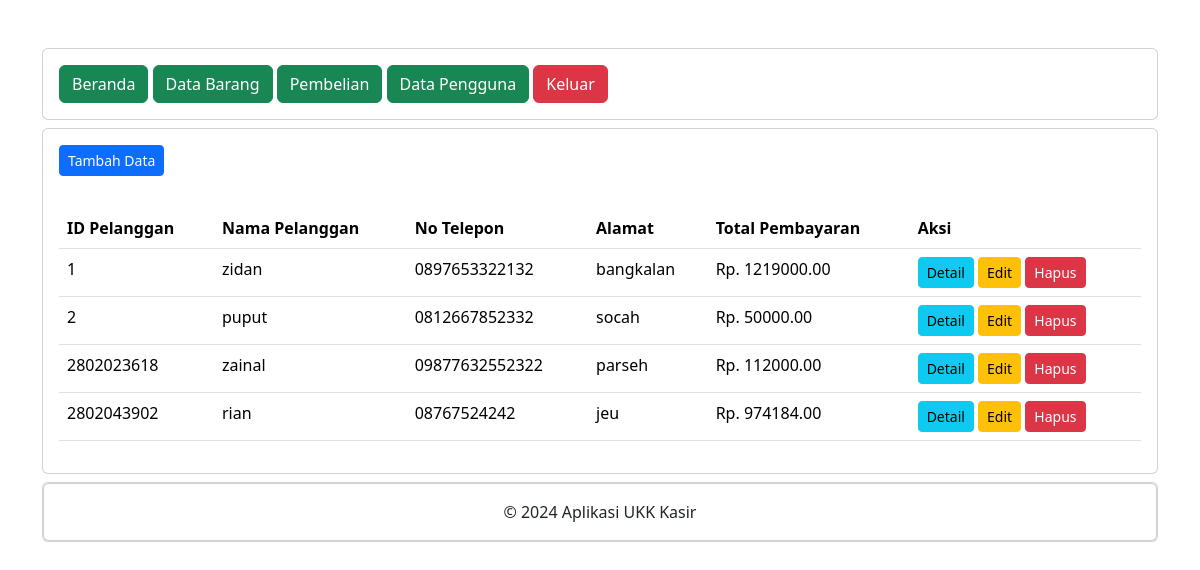
Page /administrator/pembelian.php (signed in) on the committed database.
### tables this page shows
CREATE TABLE `penjualan` (
  `penjualan_id` int(11) NOT NULL,
  `tanggal_penjualan` date NOT NULL,
  `total_harga` decimal(10,2) NOT NULL,
  `pelanggan_id` int(11) UNSIGNED NOT NULL
);

CREATE TABLE `pelanggan` (
  `pelanggan_id` int(11) UNSIGNED NOT NULL,
  `nama_pelanggan` varchar(255) NOT NULL,
  `alamat` text NOT NULL,
  `nomer_telepon` varchar(15) NOT NULL
);

### administrator/pembelian.php (the view, shortened to what this page needs)
<?php
include "header.php";
include "navbar.php";
?>
<div class="card mt-2">
    <div class="card-body">
        <button type="button" class="btn btn-primary btn-sm" data-bs-toggle="modal" data-bs-target="#tambah-data">
            Tambah Data
        </button>
    </div>
    <div class="card-body">
        <table class="table">
            <thead>
                <tr>
                    <th>ID Pelanggan</th>
                    <th>Nama Pelanggan</th>
                    <th>No Telepon</th>
                    <th>Alamat</th>
                    <th>Total Pembayaran</th>
                    <th>Aksi</th>
                </tr>
            </thead>
            <tbody>
                <?php
                include '../koneksi.php';
                $data = mysqli_query($koneksi,"SELECT * FROM pelanggan INNER JOIN penjualan ON pelanggan.pelanggan_id=penjualan.pelanggan_id");
                while($d = mysqli_fetch_array($data)){
                    ?>
                <tr>
                    <td><?php echo $d['pelanggan_id']; ?></td>
                    <td><?php echo $d['nama_pelanggan']; ?></td>
                    <td><?php echo $d['nomer_telepon']; ?></td>
                    <td><?php echo $d['alamat']; ?></td>
                    <td>Rp. <?php echo $d['total_harga']; ?></td>
                <td>
                    <a class="btn btn-info btn-sm" href="detail_pembelian.php?pelanggan_id=<?php echo $d['pelanggan_id']; ?>">Detail</a>
                    <button type="button" class="btn btn-warning btn-sm" data-bs-toggle="modal" data-bs-target="#edit-data<?php echo $d['pelanggan_id']; ?>">
                    Edit
                    </button>
                    <button type="button" class="btn btn-danger btn-sm" data-bs-toggle="modal" data-bs-target="#hapus-data<?php echo $d['pelanggan_id']; ?>">
                    Hapus
                    </button>
                    </td>
                </tr>
            <?php    } ?>
            </tbody>
        </table>
    </div>
</div>
            <?php
            include "footer.php";
            ?>

### administrator/header.php (shortened to what this page needs)
<!DOCTYPE html>
<html>
<head>
    <link href="https://cdn.jsdelivr.net/npm/bootstrap@5.3.2/dist/css/bootstrap.min.css" rel="stylesheet"
>
</head>
<body>
    <div class="container">
        <div class="content">

### administrator/navbar.php
<div class="card mt-5">
    <div class="card-body">
        <a href="index.php" class="btn btn-success">Beranda</a>
        <a href="data_barang.php" class="btn btn-success">Data Barang</a>
        <a href="pembelian.php" class="btn btn-success">Pembelian</a>
        <a href="data_pengguna.php" class="btn btn-success">Data Pengguna</a>
        <a href="../logout.php" class="btn btn-danger">Keluar</a>
    </div>
</div>

### administrator/footer.php (shortened to what this page needs)
<div class="card mt-2 mb-5">
    <div class="card">
        <div class="card-body text-center">
            &copy; 2024 Aplikasi UKK Kasir
        </div>
    </div>
</div>
</div>
</div>
</body>
</html>

### rows in the picture
penjualan: pelanggan "1", pelanggan.nama_pelanggan "zidan", pelanggan.nomer_telepon "0897653322132", pelanggan.alamat "bangkalan", total_harga "1219000.00"
penjualan: pelanggan "2", pelanggan.nama_pelanggan "puput", pelanggan.nomer_telepon "0812667852332", pelanggan.alamat "socah", total_harga "50000.00"
penjualan: pelanggan "2802023618", pelanggan.nama_pelanggan "zainal", pelanggan.nomer_telepon "09877632552322", pelanggan.alamat "parseh", total_harga "112000.00"
penjualan: pelanggan "2802043902", pelanggan.nama_pelanggan "rian", pelanggan.nomer_telepon "08767524242", pelanggan.alamat "jeu", total_harga "974184.00"
